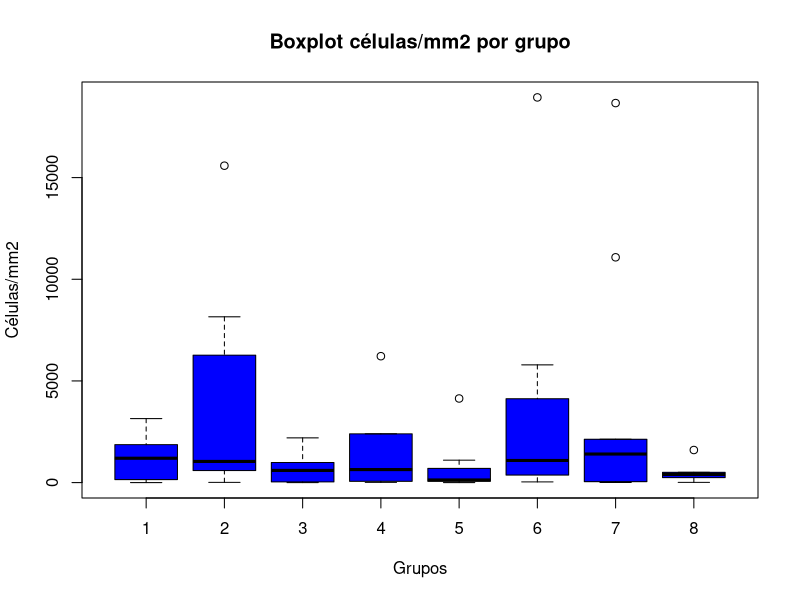

Reproduce this figure in R.
# install.packages("readxl")
library(readxl)

base <- read_excel("dados.xlsx")

#Teste de normalidade
shapiro.test(base$Cel)

kruskal.test(base$Cel, base$Grupo)

quartil <- function(x)
  {quartil <- quantile(x, probs=(c(0.25,0.50,0.75)))
  return(quartil)
  }

tapply(base$Cel, base$Grupo, quartil)

boxplot(base$Cel ~ base$Grupo,
        main="Boxplot células/mm2 por grupo",
        xlab="Grupos", ylab="Células/mm2",
        col="blue")
                                              
